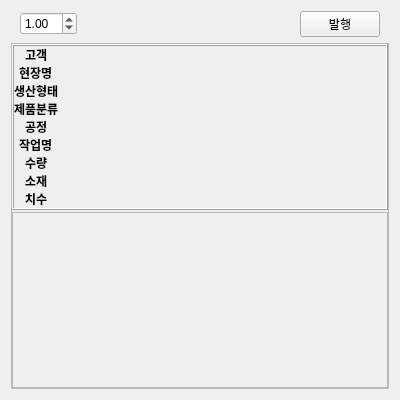
<?xml version="1.0" encoding="UTF-8"?>
<ui version="4.0">
 <class>Form</class>
 <widget class="QWidget" name="Form">
  <property name="geometry">
   <rect>
    <x>0</x>
    <y>0</y>
    <width>400</width>
    <height>400</height>
   </rect>
  </property>
  <property name="minimumSize">
   <size>
    <width>400</width>
    <height>400</height>
   </size>
  </property>
  <property name="maximumSize">
   <size>
    <width>400</width>
    <height>400</height>
   </size>
  </property>
  <property name="windowTitle">
   <string>Bar-Code</string>
  </property>
  <layout class="QVBoxLayout" name="verticalLayout_3">
   <item>
    <widget class="QFrame" name="frame_2">
     <property name="sizePolicy">
      <sizepolicy hsizetype="Preferred" vsizetype="Fixed">
       <horstretch>0</horstretch>
       <verstretch>0</verstretch>
      </sizepolicy>
     </property>
     <property name="frameShape">
      <enum>QFrame::NoFrame</enum>
     </property>
     <property name="frameShadow">
      <enum>QFrame::Raised</enum>
     </property>
     <layout class="QHBoxLayout" name="horizontalLayout">
      <property name="topMargin">
       <number>0</number>
      </property>
      <property name="bottomMargin">
       <number>0</number>
      </property>
      <item>
       <widget class="QDoubleSpinBox" name="doubleSpinBox_scale">
        <property name="singleStep">
         <double>0.010000000000000</double>
        </property>
        <property name="value">
         <double>1.000000000000000</double>
        </property>
       </widget>
      </item>
      <item>
       <spacer name="horizontalSpacer">
        <property name="orientation">
         <enum>Qt::Horizontal</enum>
        </property>
        <property name="sizeHint" stdset="0">
         <size>
          <width>40</width>
          <height>20</height>
         </size>
        </property>
       </spacer>
      </item>
      <item>
       <widget class="QPushButton" name="PB_print">
        <property name="text">
         <string>발행</string>
        </property>
       </widget>
      </item>
     </layout>
    </widget>
   </item>
   <item>
    <widget class="QFrame" name="frame_printArea">
     <property name="frameShape">
      <enum>QFrame::StyledPanel</enum>
     </property>
     <property name="frameShadow">
      <enum>QFrame::Raised</enum>
     </property>
     <layout class="QVBoxLayout" name="verticalLayout">
      <property name="spacing">
       <number>2</number>
      </property>
      <property name="leftMargin">
       <number>0</number>
      </property>
      <property name="topMargin">
       <number>0</number>
      </property>
      <property name="rightMargin">
       <number>0</number>
      </property>
      <property name="bottomMargin">
       <number>0</number>
      </property>
      <item>
       <widget class="QFrame" name="frame">
        <property name="sizePolicy">
         <sizepolicy hsizetype="Preferred" vsizetype="Fixed">
          <horstretch>0</horstretch>
          <verstretch>0</verstretch>
         </sizepolicy>
        </property>
        <property name="font">
         <font>
          <bold>true</bold>
         </font>
        </property>
        <property name="frameShape">
         <enum>QFrame::Box</enum>
        </property>
        <property name="frameShadow">
         <enum>QFrame::Raised</enum>
        </property>
        <layout class="QVBoxLayout" name="verticalLayout_2">
         <property name="spacing">
          <number>2</number>
         </property>
         <property name="leftMargin">
          <number>0</number>
         </property>
         <property name="topMargin">
          <number>0</number>
         </property>
         <property name="rightMargin">
          <number>0</number>
         </property>
         <property name="bottomMargin">
          <number>0</number>
         </property>
         <item>
          <widget class="QFrame" name="formFrame">
           <property name="font">
            <font>
             <bold>true</bold>
            </font>
           </property>
           <layout class="QFormLayout" name="formLayout">
            <property name="labelAlignment">
             <set>Qt::AlignCenter</set>
            </property>
            <property name="formAlignment">
             <set>Qt::AlignLeading|Qt::AlignLeft|Qt::AlignVCenter</set>
            </property>
            <property name="horizontalSpacing">
             <number>0</number>
            </property>
            <property name="verticalSpacing">
             <number>0</number>
            </property>
            <property name="leftMargin">
             <number>0</number>
            </property>
            <property name="topMargin">
             <number>0</number>
            </property>
            <property name="rightMargin">
             <number>0</number>
            </property>
            <property name="bottomMargin">
             <number>0</number>
            </property>
            <item row="0" column="0">
             <widget class="QLabel" name="label">
              <property name="font">
               <font>
                <bold>true</bold>
               </font>
              </property>
              <property name="text">
               <string>고객</string>
              </property>
             </widget>
            </item>
            <item row="0" column="1">
             <widget class="QLabel" name="label_Gogak">
              <property name="font">
               <font>
                <bold>true</bold>
               </font>
              </property>
              <property name="text">
               <string/>
              </property>
              <property name="alignment">
               <set>Qt::AlignCenter</set>
              </property>
             </widget>
            </item>
            <item row="1" column="0">
             <widget class="QLabel" name="label_2">
              <property name="font">
               <font>
                <bold>true</bold>
               </font>
              </property>
              <property name="text">
               <string>현장명</string>
              </property>
             </widget>
            </item>
            <item row="1" column="1">
             <widget class="QLabel" name="label_Hyunjang">
              <property name="font">
               <font>
                <bold>true</bold>
               </font>
              </property>
              <property name="text">
               <string/>
              </property>
              <property name="alignment">
               <set>Qt::AlignCenter</set>
              </property>
             </widget>
            </item>
            <item row="2" column="0">
             <widget class="QLabel" name="label_3">
              <property name="font">
               <font>
                <bold>true</bold>
               </font>
              </property>
              <property name="text">
               <string>생산형태</string>
              </property>
             </widget>
            </item>
            <item row="2" column="1">
             <widget class="QLabel" name="label_Hyungtae">
              <property name="font">
               <font>
                <bold>true</bold>
               </font>
              </property>
              <property name="text">
               <string/>
              </property>
              <property name="alignment">
               <set>Qt::AlignCenter</set>
              </property>
             </widget>
            </item>
            <item row="4" column="0">
             <widget class="QLabel" name="label_4">
              <property name="font">
               <font>
                <bold>true</bold>
               </font>
              </property>
              <property name="text">
               <string>공정</string>
              </property>
             </widget>
            </item>
            <item row="4" column="1">
             <widget class="QLabel" name="label_Gongjung">
              <property name="font">
               <font>
                <bold>true</bold>
               </font>
              </property>
              <property name="text">
               <string/>
              </property>
              <property name="alignment">
               <set>Qt::AlignCenter</set>
              </property>
             </widget>
            </item>
            <item row="5" column="0">
             <widget class="QLabel" name="label____">
              <property name="font">
               <font>
                <bold>true</bold>
               </font>
              </property>
              <property name="text">
               <string>작업명</string>
              </property>
             </widget>
            </item>
            <item row="5" column="1">
             <widget class="QLabel" name="label_Jakup">
              <property name="font">
               <font>
                <bold>true</bold>
               </font>
              </property>
              <property name="text">
               <string/>
              </property>
              <property name="alignment">
               <set>Qt::AlignCenter</set>
              </property>
             </widget>
            </item>
            <item row="6" column="0">
             <widget class="QLabel" name="label_6">
              <property name="font">
               <font>
                <bold>true</bold>
               </font>
              </property>
              <property name="text">
               <string>수량</string>
              </property>
             </widget>
            </item>
            <item row="6" column="1">
             <widget class="QLabel" name="label_Count">
              <property name="font">
               <font>
                <bold>true</bold>
               </font>
              </property>
              <property name="text">
               <string/>
              </property>
              <property name="alignment">
               <set>Qt::AlignCenter</set>
              </property>
             </widget>
            </item>
            <item row="3" column="0">
             <widget class="QLabel" name="label_5">
              <property name="text">
               <string>제품분류</string>
              </property>
             </widget>
            </item>
            <item row="3" column="1">
             <widget class="QLabel" name="label_Jepumbunru">
              <property name="text">
               <string/>
              </property>
              <property name="alignment">
               <set>Qt::AlignCenter</set>
              </property>
              <property name="wordWrap">
               <bool>true</bool>
              </property>
             </widget>
            </item>
            <item row="7" column="0">
             <widget class="QLabel" name="label_7">
              <property name="text">
               <string>소재</string>
              </property>
             </widget>
            </item>
            <item row="7" column="1">
             <widget class="QLabel" name="label_SoJae">
              <property name="text">
               <string/>
              </property>
              <property name="alignment">
               <set>Qt::AlignCenter</set>
              </property>
             </widget>
            </item>
            <item row="8" column="0">
             <widget class="QLabel" name="label_8">
              <property name="text">
               <string>치수</string>
              </property>
             </widget>
            </item>
            <item row="8" column="1">
             <widget class="QLabel" name="label_Chisu">
              <property name="text">
               <string/>
              </property>
              <property name="alignment">
               <set>Qt::AlignCenter</set>
              </property>
             </widget>
            </item>
           </layout>
          </widget>
         </item>
        </layout>
       </widget>
      </item>
      <item>
       <widget class="QFrame" name="frame_3">
        <property name="frameShape">
         <enum>QFrame::StyledPanel</enum>
        </property>
        <property name="frameShadow">
         <enum>QFrame::Raised</enum>
        </property>
        <layout class="QVBoxLayout" name="verticalLayout_4">
         <item>
          <widget class="QLabel" name="img_QR">
           <property name="minimumSize">
            <size>
             <width>0</width>
             <height>0</height>
            </size>
           </property>
           <property name="maximumSize">
            <size>
             <width>400</width>
             <height>400</height>
            </size>
           </property>
           <property name="text">
            <string/>
           </property>
           <property name="alignment">
            <set>Qt::AlignCenter</set>
           </property>
          </widget>
         </item>
        </layout>
       </widget>
      </item>
     </layout>
    </widget>
   </item>
  </layout>
 </widget>
 <resources/>
 <connections/>
</ui>
